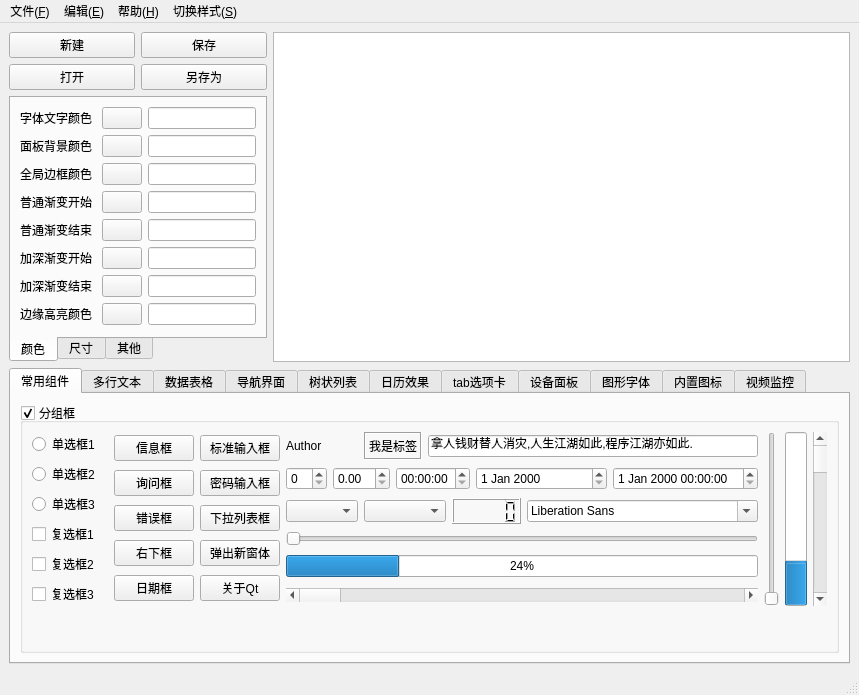
<?xml version="1.0" encoding="UTF-8"?>
<ui version="4.0">
 <class>MainFrame</class>
 <widget class="QMainWindow" name="MainFrame">
  <property name="geometry">
   <rect>
    <x>0</x>
    <y>0</y>
    <width>843</width>
    <height>670</height>
   </rect>
  </property>
  <property name="windowTitle">
   <string>MainFrame</string>
  </property>
  <widget class="QWidget" name="centralwidget">
   <layout class="QGridLayout" name="gridLayout_3">
    <item row="1" column="0">
     <widget class="QTabWidget" name="tabWidget">
      <property name="sizePolicy">
       <sizepolicy hsizetype="Fixed" vsizetype="Expanding">
        <horstretch>0</horstretch>
        <verstretch>0</verstretch>
       </sizepolicy>
      </property>
      <property name="tabPosition">
       <enum>QTabWidget::South</enum>
      </property>
      <property name="tabShape">
       <enum>QTabWidget::Rounded</enum>
      </property>
      <property name="currentIndex">
       <number>0</number>
      </property>
      <widget class="QWidget" name="tab">
       <attribute name="title">
        <string>颜色</string>
       </attribute>
       <layout class="QGridLayout" name="gridLayout_2">
        <item row="2" column="2">
         <widget class="QLineEdit" name="lineEdit_2"/>
        </item>
        <item row="4" column="1">
         <widget class="QPushButton" name="pushButton_9">
          <property name="text">
           <string/>
          </property>
         </widget>
        </item>
        <item row="1" column="1">
         <widget class="QPushButton" name="pushButton_6">
          <property name="text">
           <string/>
          </property>
         </widget>
        </item>
        <item row="7" column="1">
         <widget class="QPushButton" name="pushButton_12">
          <property name="text">
           <string/>
          </property>
         </widget>
        </item>
        <item row="5" column="1">
         <widget class="QPushButton" name="pushButton_10">
          <property name="text">
           <string/>
          </property>
         </widget>
        </item>
        <item row="4" column="2">
         <widget class="QLineEdit" name="lineEdit_5"/>
        </item>
        <item row="0" column="1">
         <widget class="QPushButton" name="pushButton_5">
          <property name="text">
           <string/>
          </property>
         </widget>
        </item>
        <item row="4" column="0">
         <widget class="QLabel" name="label_5">
          <property name="text">
           <string>普通渐变结束</string>
          </property>
         </widget>
        </item>
        <item row="1" column="2">
         <widget class="QLineEdit" name="lineEdit"/>
        </item>
        <item row="2" column="0">
         <widget class="QLabel" name="label_3">
          <property name="text">
           <string>全局边框颜色</string>
          </property>
         </widget>
        </item>
        <item row="3" column="2">
         <widget class="QLineEdit" name="lineEdit_3"/>
        </item>
        <item row="6" column="1">
         <widget class="QPushButton" name="pushButton_11">
          <property name="text">
           <string/>
          </property>
         </widget>
        </item>
        <item row="7" column="0">
         <widget class="QLabel" name="label_8">
          <property name="text">
           <string>边缘高亮颜色</string>
          </property>
         </widget>
        </item>
        <item row="5" column="0">
         <widget class="QLabel" name="label_6">
          <property name="text">
           <string>加深渐变开始</string>
          </property>
         </widget>
        </item>
        <item row="1" column="0">
         <widget class="QLabel" name="label_2">
          <property name="text">
           <string>面板背景颜色</string>
          </property>
         </widget>
        </item>
        <item row="0" column="0">
         <widget class="QLabel" name="label">
          <property name="text">
           <string>字体文字颜色 </string>
          </property>
         </widget>
        </item>
        <item row="7" column="2">
         <widget class="QLineEdit" name="lineEdit_8"/>
        </item>
        <item row="2" column="1">
         <widget class="QPushButton" name="pushButton_7">
          <property name="text">
           <string/>
          </property>
         </widget>
        </item>
        <item row="3" column="1">
         <widget class="QPushButton" name="pushButton_8">
          <property name="text">
           <string/>
          </property>
         </widget>
        </item>
        <item row="3" column="0">
         <widget class="QLabel" name="label_4">
          <property name="text">
           <string>普通渐变开始</string>
          </property>
         </widget>
        </item>
        <item row="6" column="2">
         <widget class="QLineEdit" name="lineEdit_7"/>
        </item>
        <item row="5" column="2">
         <widget class="QLineEdit" name="lineEdit_6"/>
        </item>
        <item row="6" column="0">
         <widget class="QLabel" name="label_7">
          <property name="text">
           <string>加深渐变结束</string>
          </property>
         </widget>
        </item>
        <item row="0" column="2">
         <widget class="QLineEdit" name="lineEdit_4"/>
        </item>
       </layout>
      </widget>
      <widget class="QWidget" name="tab_2">
       <attribute name="title">
        <string>尺寸</string>
       </attribute>
       <layout class="QGridLayout" name="gridLayout_6">
        <item row="0" column="0">
         <widget class="QLabel" name="label_11">
          <property name="text">
           <string>指示器宽度</string>
          </property>
         </widget>
        </item>
        <item row="0" column="1">
         <widget class="QLineEdit" name="lineEdit_10"/>
        </item>
        <item row="1" column="0">
         <widget class="QLabel" name="label_12">
          <property name="text">
           <string>指示器高度</string>
          </property>
         </widget>
        </item>
        <item row="1" column="1">
         <widget class="QLineEdit" name="lineEdit_11"/>
        </item>
        <item row="2" column="1">
         <spacer name="verticalSpacer_2">
          <property name="orientation">
           <enum>Qt::Vertical</enum>
          </property>
          <property name="sizeHint" stdset="0">
           <size>
            <width>20</width>
            <height>169</height>
           </size>
          </property>
         </spacer>
        </item>
       </layout>
      </widget>
      <widget class="QWidget" name="tab_3">
       <attribute name="title">
        <string>其他</string>
       </attribute>
      </widget>
     </widget>
    </item>
    <item row="0" column="0">
     <layout class="QGridLayout" name="gridLayout">
      <item row="1" column="0">
       <widget class="QPushButton" name="pushButton_3">
        <property name="text">
         <string>打开</string>
        </property>
       </widget>
      </item>
      <item row="0" column="0">
       <widget class="QPushButton" name="pushButton">
        <property name="text">
         <string>新建</string>
        </property>
       </widget>
      </item>
      <item row="1" column="1">
       <widget class="QPushButton" name="pushButton_4">
        <property name="text">
         <string>另存为</string>
        </property>
       </widget>
      </item>
      <item row="0" column="1">
       <widget class="QPushButton" name="pushButton_2">
        <property name="text">
         <string>保存</string>
        </property>
       </widget>
      </item>
     </layout>
    </item>
    <item row="0" column="1" rowspan="2">
     <widget class="QTextEdit" name="textEdit"/>
    </item>
    <item row="2" column="0" colspan="2">
     <widget class="QTabWidget" name="tabWidget_2">
      <property name="currentIndex">
       <number>0</number>
      </property>
      <widget class="QWidget" name="tab_4">
       <attribute name="title">
        <string>常用组件</string>
       </attribute>
       <layout class="QGridLayout" name="gridLayout_5">
        <item row="0" column="0">
         <widget class="QGroupBox" name="groupBox">
          <property name="title">
           <string>分组框</string>
          </property>
          <property name="checkable">
           <bool>true</bool>
          </property>
          <layout class="QGridLayout" name="gridLayout_4">
           <item row="0" column="0" rowspan="6">
            <layout class="QVBoxLayout" name="verticalLayout">
             <item>
              <widget class="QRadioButton" name="radioButton">
               <property name="text">
                <string>单选框1</string>
               </property>
              </widget>
             </item>
             <item>
              <widget class="QRadioButton" name="radioButton_2">
               <property name="text">
                <string>单选框2</string>
               </property>
              </widget>
             </item>
             <item>
              <widget class="QRadioButton" name="radioButton_3">
               <property name="text">
                <string>单选框3</string>
               </property>
              </widget>
             </item>
             <item>
              <widget class="QCheckBox" name="checkBox">
               <property name="text">
                <string>复选框1</string>
               </property>
              </widget>
             </item>
             <item>
              <widget class="QCheckBox" name="checkBox_2">
               <property name="text">
                <string>复选框2</string>
               </property>
              </widget>
             </item>
             <item>
              <widget class="QCheckBox" name="checkBox_3">
               <property name="text">
                <string>复选框3</string>
               </property>
              </widget>
             </item>
            </layout>
           </item>
           <item row="0" column="1" rowspan="6">
            <layout class="QVBoxLayout" name="verticalLayout_2">
             <item>
              <widget class="QPushButton" name="pushButton_13">
               <property name="text">
                <string>信息框</string>
               </property>
              </widget>
             </item>
             <item>
              <widget class="QPushButton" name="pushButton_14">
               <property name="text">
                <string>询问框</string>
               </property>
              </widget>
             </item>
             <item>
              <widget class="QPushButton" name="pushButton_15">
               <property name="text">
                <string>错误框</string>
               </property>
              </widget>
             </item>
             <item>
              <widget class="QPushButton" name="pushButton_16">
               <property name="text">
                <string>右下框</string>
               </property>
              </widget>
             </item>
             <item>
              <widget class="QPushButton" name="pushButton_17">
               <property name="text">
                <string>日期框</string>
               </property>
              </widget>
             </item>
            </layout>
           </item>
           <item row="0" column="2" rowspan="6">
            <layout class="QVBoxLayout" name="verticalLayout_3">
             <item>
              <widget class="QPushButton" name="pushButton_20">
               <property name="text">
                <string>标准输入框</string>
               </property>
              </widget>
             </item>
             <item>
              <widget class="QPushButton" name="pushButton_19">
               <property name="text">
                <string>密码输入框</string>
               </property>
              </widget>
             </item>
             <item>
              <widget class="QPushButton" name="pushButton_22">
               <property name="text">
                <string>下拉列表框</string>
               </property>
              </widget>
             </item>
             <item>
              <widget class="QPushButton" name="pushButton_21">
               <property name="text">
                <string>弹出新窗体</string>
               </property>
              </widget>
             </item>
             <item>
              <widget class="QPushButton" name="pushButton_18">
               <property name="text">
                <string>关于Qt</string>
               </property>
              </widget>
             </item>
            </layout>
           </item>
           <item row="0" column="3" colspan="2">
            <widget class="QLabel" name="label_9">
             <property name="text">
              <string>Author</string>
             </property>
            </widget>
           </item>
           <item row="0" column="5" colspan="2">
            <widget class="QLabel" name="label_10">
             <property name="frameShape">
              <enum>QFrame::Box</enum>
             </property>
             <property name="frameShadow">
              <enum>QFrame::Sunken</enum>
             </property>
             <property name="text">
              <string>我是标签</string>
             </property>
             <property name="wordWrap">
              <bool>false</bool>
             </property>
            </widget>
           </item>
           <item row="0" column="7" colspan="5">
            <widget class="QLineEdit" name="lineEdit_9">
             <property name="text">
              <string>拿人钱财替人消灾,人生江湖如此,程序江湖亦如此.</string>
             </property>
            </widget>
           </item>
           <item row="1" column="3">
            <widget class="QSpinBox" name="spinBox"/>
           </item>
           <item row="1" column="4" colspan="2">
            <widget class="QDoubleSpinBox" name="doubleSpinBox"/>
           </item>
           <item row="1" column="6" colspan="3">
            <widget class="QTimeEdit" name="timeEdit"/>
           </item>
           <item row="1" column="9" colspan="2">
            <widget class="QDateEdit" name="dateEdit"/>
           </item>
           <item row="1" column="11">
            <widget class="QDateTimeEdit" name="dateTimeEdit"/>
           </item>
           <item row="2" column="3" colspan="2">
            <widget class="QComboBox" name="comboBox"/>
           </item>
           <item row="2" column="5" colspan="3">
            <widget class="QComboBox" name="comboBox_2"/>
           </item>
           <item row="2" column="8" colspan="2">
            <widget class="QLCDNumber" name="lcdNumber"/>
           </item>
           <item row="2" column="10" colspan="2">
            <widget class="QFontComboBox" name="fontComboBox"/>
           </item>
           <item row="3" column="3" colspan="9">
            <widget class="QSlider" name="horizontalSlider">
             <property name="orientation">
              <enum>Qt::Horizontal</enum>
             </property>
            </widget>
           </item>
           <item row="4" column="3" colspan="9">
            <widget class="QProgressBar" name="progressBar">
             <property name="value">
              <number>24</number>
             </property>
            </widget>
           </item>
           <item row="5" column="3" colspan="9">
            <widget class="QScrollBar" name="horizontalScrollBar">
             <property name="orientation">
              <enum>Qt::Horizontal</enum>
             </property>
            </widget>
           </item>
           <item row="6" column="0" colspan="3">
            <spacer name="verticalSpacer">
             <property name="orientation">
              <enum>Qt::Vertical</enum>
             </property>
             <property name="sizeType">
              <enum>QSizePolicy::Fixed</enum>
             </property>
             <property name="sizeHint" stdset="0">
              <size>
               <width>248</width>
               <height>33</height>
              </size>
             </property>
            </spacer>
           </item>
           <item row="0" column="12" rowspan="6">
            <widget class="QSlider" name="verticalSlider">
             <property name="orientation">
              <enum>Qt::Vertical</enum>
             </property>
            </widget>
           </item>
           <item row="0" column="13" rowspan="6">
            <widget class="QProgressBar" name="progressBar_2">
             <property name="value">
              <number>24</number>
             </property>
             <property name="orientation">
              <enum>Qt::Vertical</enum>
             </property>
             <property name="textDirection">
              <enum>QProgressBar::TopToBottom</enum>
             </property>
            </widget>
           </item>
           <item row="0" column="14" rowspan="6">
            <widget class="QScrollBar" name="verticalScrollBar">
             <property name="orientation">
              <enum>Qt::Vertical</enum>
             </property>
            </widget>
           </item>
          </layout>
         </widget>
        </item>
       </layout>
      </widget>
      <widget class="QWidget" name="tab_5">
       <attribute name="title">
        <string>多行文本</string>
       </attribute>
       <layout class="QGridLayout" name="gridLayout_13">
        <item row="0" column="0">
         <layout class="QGridLayout" name="gridLayout_7">
          <item row="0" column="0">
           <widget class="QTextEdit" name="textEdit_2"/>
          </item>
          <item row="0" column="1">
           <widget class="QPlainTextEdit" name="plainTextEdit"/>
          </item>
          <item row="0" column="2">
           <widget class="QTextBrowser" name="textBrowser"/>
          </item>
         </layout>
        </item>
       </layout>
      </widget>
      <widget class="QWidget" name="tab_6">
       <attribute name="title">
        <string>数据表格</string>
       </attribute>
       <layout class="QGridLayout" name="gridLayout_8">
        <item row="0" column="0">
         <widget class="QTableWidget" name="tableWidget"/>
        </item>
       </layout>
      </widget>
      <widget class="QWidget" name="tab_7">
       <attribute name="title">
        <string>导航界面</string>
       </attribute>
       <layout class="QGridLayout" name="gridLayout_10">
        <item row="0" column="0">
         <widget class="QWidget" name="widget" native="true">
          <property name="sizePolicy">
           <sizepolicy hsizetype="Fixed" vsizetype="Preferred">
            <horstretch>0</horstretch>
            <verstretch>0</verstretch>
           </sizepolicy>
          </property>
          <layout class="QVBoxLayout" name="verticalLayout_4">
           <item>
            <widget class="QPushButton" name="pushButton_23">
             <property name="text">
              <string>菜单1</string>
             </property>
            </widget>
           </item>
           <item>
            <widget class="QPushButton" name="pushButton_24">
             <property name="text">
              <string>菜单2</string>
             </property>
            </widget>
           </item>
           <item>
            <widget class="QPushButton" name="pushButton_25">
             <property name="text">
              <string>菜单3</string>
             </property>
            </widget>
           </item>
           <item>
            <spacer name="verticalSpacer_3">
             <property name="orientation">
              <enum>Qt::Vertical</enum>
             </property>
             <property name="sizeHint" stdset="0">
              <size>
               <width>20</width>
               <height>133</height>
              </size>
             </property>
            </spacer>
           </item>
          </layout>
         </widget>
        </item>
        <item row="0" column="1">
         <layout class="QGridLayout" name="gridLayout_9">
          <item row="0" column="0">
           <widget class="QStackedWidget" name="stackedWidget">
            <property name="currentIndex">
             <number>1</number>
            </property>
            <widget class="QWidget" name="page"/>
            <widget class="QWidget" name="page_2"/>
           </widget>
          </item>
         </layout>
        </item>
       </layout>
      </widget>
      <widget class="QWidget" name="tab_8">
       <attribute name="title">
        <string>树状列表</string>
       </attribute>
       <layout class="QGridLayout" name="gridLayout_11">
        <item row="0" column="0">
         <widget class="QTreeView" name="treeView">
          <property name="headerHidden">
           <bool>false</bool>
          </property>
         </widget>
        </item>
        <item row="0" column="1">
         <widget class="QListView" name="listView"/>
        </item>
       </layout>
      </widget>
      <widget class="QWidget" name="tab_9">
       <attribute name="title">
        <string>日历效果</string>
       </attribute>
       <layout class="QHBoxLayout" name="horizontalLayout">
        <item>
         <widget class="QCalendarWidget" name="calendarWidget"/>
        </item>
        <item>
         <widget class="QCalendarWidget" name="calendarWidget_2">
          <property name="gridVisible">
           <bool>true</bool>
          </property>
         </widget>
        </item>
       </layout>
      </widget>
      <widget class="QWidget" name="tab_10">
       <attribute name="title">
        <string>tab选项卡</string>
       </attribute>
       <layout class="QHBoxLayout" name="horizontalLayout_2">
        <item>
         <widget class="QTabWidget" name="tabWidget_3">
          <property name="tabPosition">
           <enum>QTabWidget::West</enum>
          </property>
          <widget class="QWidget" name="tab_15">
           <attribute name="title">
            <string>Tab 1</string>
           </attribute>
          </widget>
          <widget class="QWidget" name="tab_16">
           <attribute name="title">
            <string>Tab 2</string>
           </attribute>
          </widget>
         </widget>
        </item>
        <item>
         <widget class="QTabWidget" name="tabWidget_4">
          <property name="tabPosition">
           <enum>QTabWidget::South</enum>
          </property>
          <widget class="QWidget" name="tab_17">
           <attribute name="title">
            <string>Tab 1</string>
           </attribute>
          </widget>
          <widget class="QWidget" name="tab_18">
           <attribute name="title">
            <string>Tab 2</string>
           </attribute>
          </widget>
         </widget>
        </item>
        <item>
         <widget class="QTabWidget" name="tabWidget_5">
          <property name="tabPosition">
           <enum>QTabWidget::East</enum>
          </property>
          <widget class="QWidget" name="tab_19">
           <attribute name="title">
            <string>Tab 1</string>
           </attribute>
          </widget>
          <widget class="QWidget" name="tab_20">
           <attribute name="title">
            <string>Tab 2</string>
           </attribute>
          </widget>
         </widget>
        </item>
       </layout>
      </widget>
      <widget class="QWidget" name="tab_11">
       <attribute name="title">
        <string>设备面板</string>
       </attribute>
      </widget>
      <widget class="QWidget" name="tab_12">
       <attribute name="title">
        <string>图形字体</string>
       </attribute>
      </widget>
      <widget class="QWidget" name="tab_13">
       <attribute name="title">
        <string>内置图标</string>
       </attribute>
      </widget>
      <widget class="QWidget" name="tab_14">
       <attribute name="title">
        <string>视频监控</string>
       </attribute>
       <layout class="QGridLayout" name="gridLayout_12">
        <item row="0" column="0">
         <widget class="QLabel" name="label_13">
          <property name="text">
           <string>通道1</string>
          </property>
          <property name="alignment">
           <set>Qt::AlignCenter</set>
          </property>
         </widget>
        </item>
        <item row="0" column="1">
         <widget class="QLabel" name="label_14">
          <property name="text">
           <string>通道2</string>
          </property>
          <property name="alignment">
           <set>Qt::AlignCenter</set>
          </property>
         </widget>
        </item>
        <item row="0" column="2">
         <widget class="QLabel" name="label_15">
          <property name="text">
           <string>通道3</string>
          </property>
          <property name="alignment">
           <set>Qt::AlignCenter</set>
          </property>
         </widget>
        </item>
        <item row="0" column="3">
         <widget class="QLabel" name="label_16">
          <property name="text">
           <string>通道4</string>
          </property>
          <property name="alignment">
           <set>Qt::AlignCenter</set>
          </property>
         </widget>
        </item>
        <item row="0" column="4">
         <widget class="QLabel" name="label_17">
          <property name="text">
           <string>通道5</string>
          </property>
          <property name="alignment">
           <set>Qt::AlignCenter</set>
          </property>
         </widget>
        </item>
        <item row="1" column="0">
         <widget class="QLabel" name="label_18">
          <property name="text">
           <string>通道6</string>
          </property>
          <property name="alignment">
           <set>Qt::AlignCenter</set>
          </property>
         </widget>
        </item>
        <item row="1" column="1">
         <widget class="QLabel" name="label_19">
          <property name="text">
           <string>通道7</string>
          </property>
          <property name="alignment">
           <set>Qt::AlignCenter</set>
          </property>
         </widget>
        </item>
        <item row="1" column="2">
         <widget class="QLabel" name="label_20">
          <property name="text">
           <string>通道8</string>
          </property>
          <property name="alignment">
           <set>Qt::AlignCenter</set>
          </property>
         </widget>
        </item>
        <item row="1" column="3">
         <widget class="QLabel" name="label_21">
          <property name="text">
           <string>通道9</string>
          </property>
          <property name="alignment">
           <set>Qt::AlignCenter</set>
          </property>
         </widget>
        </item>
        <item row="1" column="4">
         <widget class="QLabel" name="label_22">
          <property name="text">
           <string>通道10</string>
          </property>
          <property name="alignment">
           <set>Qt::AlignCenter</set>
          </property>
         </widget>
        </item>
       </layout>
      </widget>
     </widget>
    </item>
   </layout>
   <zorder>tabWidget_2</zorder>
   <zorder>pushButton</zorder>
   <zorder>pushButton_2</zorder>
   <zorder>pushButton_3</zorder>
   <zorder>pushButton_4</zorder>
   <zorder>tabWidget</zorder>
   <zorder>textEdit</zorder>
  </widget>
  <widget class="QMenuBar" name="menubar">
   <property name="geometry">
    <rect>
     <x>0</x>
     <y>0</y>
     <width>843</width>
     <height>22</height>
    </rect>
   </property>
   <widget class="QMenu" name="menu_F">
    <property name="title">
     <string>文件(&amp;F)</string>
    </property>
    <addaction name="actionNEW"/>
    <addaction name="actionOPEN"/>
    <addaction name="actionSAVE"/>
    <addaction name="separator"/>
    <addaction name="actionQUIT"/>
   </widget>
   <widget class="QMenu" name="menu_E">
    <property name="title">
     <string>编辑(&amp;E)</string>
    </property>
    <addaction name="actionCUT"/>
    <addaction name="actionCOPY"/>
    <addaction name="actionPASTE"/>
   </widget>
   <widget class="QMenu" name="menu_H">
    <property name="title">
     <string>帮助(&amp;H)</string>
    </property>
    <addaction name="actionDoc"/>
    <addaction name="actionAbout"/>
   </widget>
   <widget class="QMenu" name="menu_S">
    <property name="title">
     <string>切换样式(&amp;S)</string>
    </property>
    <addaction name="actionBLUE"/>
    <addaction name="actionWHITE"/>
    <addaction name="actionBLACK"/>
   </widget>
   <addaction name="menu_F"/>
   <addaction name="menu_E"/>
   <addaction name="menu_H"/>
   <addaction name="menu_S"/>
  </widget>
  <widget class="QStatusBar" name="statusbar"/>
  <action name="actionNEW">
   <property name="text">
    <string>新建(&amp;N)</string>
   </property>
   <property name="shortcut">
    <string>Ctrl+N</string>
   </property>
  </action>
  <action name="actionOPEN">
   <property name="text">
    <string>打开(&amp;O)</string>
   </property>
   <property name="shortcut">
    <string>Ctrl+O</string>
   </property>
  </action>
  <action name="actionSAVE">
   <property name="text">
    <string>保存(&amp;S)</string>
   </property>
   <property name="shortcut">
    <string>Ctrl+S</string>
   </property>
  </action>
  <action name="actionQUIT">
   <property name="text">
    <string>退出(&amp;Q)</string>
   </property>
   <property name="shortcut">
    <string>Ctrl+Q</string>
   </property>
  </action>
  <action name="actionCUT">
   <property name="text">
    <string>剪切(&amp;X)</string>
   </property>
   <property name="shortcut">
    <string>Ctrl+X</string>
   </property>
  </action>
  <action name="actionCOPY">
   <property name="text">
    <string>复制(&amp;C)</string>
   </property>
   <property name="shortcut">
    <string>Ctrl+C</string>
   </property>
  </action>
  <action name="actionPASTE">
   <property name="text">
    <string>粘贴(&amp;V)</string>
   </property>
   <property name="shortcut">
    <string>Ctrl+V</string>
   </property>
  </action>
  <action name="actionDoc">
   <property name="text">
    <string>帮助文档(&amp;T)</string>
   </property>
   <property name="shortcut">
    <string>Ctrl+T</string>
   </property>
  </action>
  <action name="actionAbout">
   <property name="text">
    <string>关于(&amp;A)</string>
   </property>
   <property name="shortcut">
    <string>Ctrl+A</string>
   </property>
  </action>
  <action name="actionBLUE">
   <property name="text">
    <string>淡蓝</string>
   </property>
  </action>
  <action name="actionWHITE">
   <property name="text">
    <string>白色</string>
   </property>
  </action>
  <action name="actionBLACK">
   <property name="text">
    <string>黑色</string>
   </property>
  </action>
 </widget>
 <resources/>
 <connections/>
</ui>
